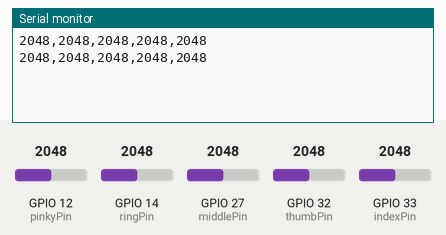
Simulated run of this sketch. Board: ESP32. Parts: the last lines printed to the serial monitor. The test bench sets the inputs (shaded band); at power-on: GPIO 12 (pinkyPin) = 2048, GPIO 14 (ringPin) = 2048, GPIO 27 (middlePin) = 2048, GPIO 32 (thumbPin) = 2048, GPIO 33 (indexPin) = 2048.

Above: at 1.8 s.
1.9 s: GPIO 12 (pinkyPin) set to 2866
At 2.6 s:
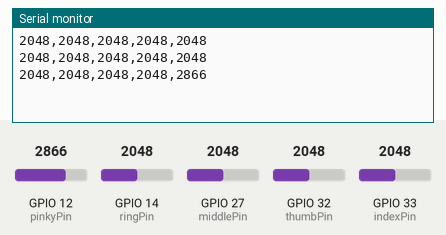
3.4 s: GPIO 14 (ringPin) set to 2866
At 4.7 s:
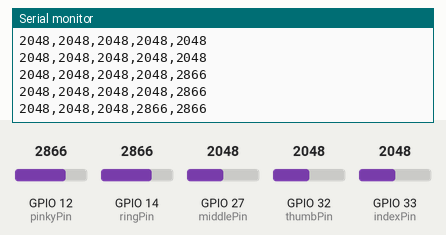
4.9 s: GPIO 27 (middlePin) set to 2866
At 5.8 s:
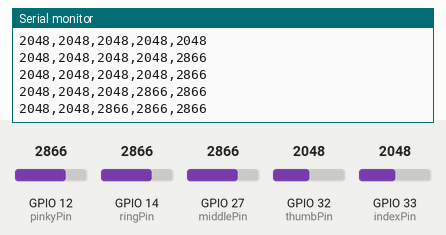
6.4 s: GPIO 32 (thumbPin) set to 2866
At 7.7 s:
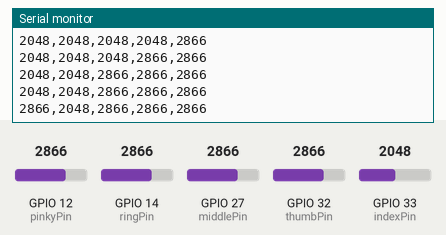
7.9 s: GPIO 33 (indexPin) set to 2866
At 8.5 s:
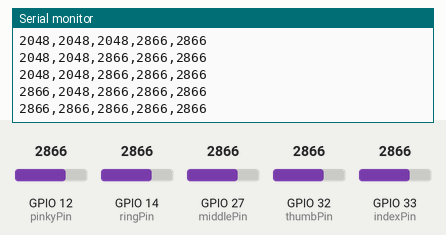
9.4 s: GPIO 12 (pinkyPin) set to 3972
At 10.8 s:
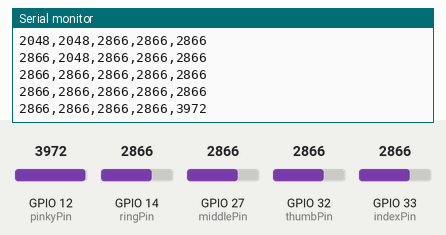
Timing chart, 0 to 11.9 s (numbered marks = the images above; inputs shaded):
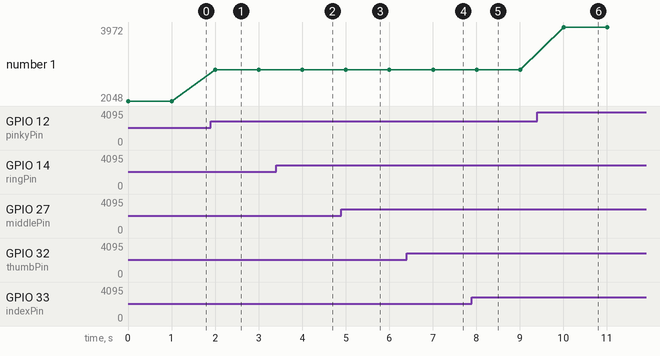

Measured:
- after the input at 1.9 s, the serial monitor: prints a new line after 0.10 s (image 1)
- after the input at 3.4 s, the serial monitor: prints a new line after 0.60 s (image 2)
- after the input at 4.9 s, the serial monitor: prints a new line after 0.11 s (image 3)
- after the input at 6.4 s, the serial monitor: prints a new line after 0.61 s (image 4)
- after the input at 7.9 s, the serial monitor: prints a new line after 0.11 s (image 5)
- after the input at 9.4 s, the serial monitor: prints a new line after 0.61 s (image 6)
- plotted number 1: 2048 → 2866 after the input at 1.9 s, 2866 → 3972 after the input at 9.4 s

The sketch:

ESP32.ino
```cpp
const int thumbPin = 32;
const int indexPin = 33;
const int middlePin = 27;
const int ringPin = 14;
const int pinkyPin = 12;

const char* thumbName = "Thumb";
const char* indexName = "Index";
const char* middleName = "Middle";
const char* ringName = "Ring";
const char* pinkyName = "Pinky";

void setup() {
  Serial.begin(9600);
  Serial1.begin(9600);  // Use Serial1 for communication with Arduino
}

void loop() {
  int thumbValue = analogRead(thumbPin);
  int indexValue = analogRead(indexPin);
  int middleValue = analogRead(middlePin);
  int ringValue = analogRead(ringPin);
  int pinkyValue = analogRead(pinkyPin);

  // Print flex sensor data in the format ##,##,##,##,##
  char buffer[50];
  sprintf(buffer, "%02d,%02d,%02d,%02d,%02d",
          thumbValue, indexValue, middleValue, ringValue, pinkyValue);
  Serial1.println(buffer);
  Serial.println(buffer);

  delay(1000); // Delay between readings
}
```
